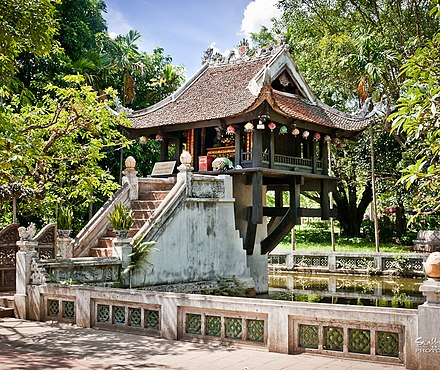
#> input picture One_Pillar_Pagoda_Hanoi.jpg, 440 x 370 px
$ jupyter execute 'Project Cuối Kì (Haar).ipynb'
#> lines starting #> are read from the running program, lines starting #| are printed output that depends on the picture
[cell 1]
import numpy as np
import matplotlib.pyplot as plt
import cv2

image = cv2.imread('One_Pillar_Pagoda_Hanoi.jpg', cv2.IMREAD_GRAYSCALE)
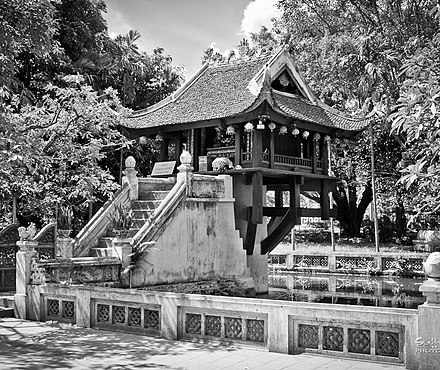
#> image: shape (370, 440); min 0, max 255, mean 119.5
#> (printed output is left out)

[cell 2]
def haar_1d_forward(signal):
    n = len(signal)
    if n == 1:
        return signal.copy()

    # Kiểm tra chiều dài tín hiệu là chẵn
    if n % 2 != 0:
        raise ValueError("Chiều dài tín hiệu phải là lũy thừa của 2.")

    avg = (signal[::2] + signal[1::2]) / np.sqrt(2)  # Hệ số tổng (approximation)
    diff = (signal[::2] - signal[1::2]) / np.sqrt(2)  # Hệ số hiệu (detail)

    # Ghép approximation và detail
    transformed = np.concatenate([avg, diff])
    return transformed

def haar_1d_inverse(transformed):
    n = len(transformed)
    if n == 1:
        return transformed.copy()

    half = n // 2
    avg = transformed[:half]  # Phần approximation
    diff = transformed[half:]  # Phần detail

    # Khôi phục tín hiệu gốc
    original = np.zeros(n)
    original[::2] = (avg + diff) / np.sqrt(2)  # Mẫu chẵn
    original[1::2] = (avg - diff) / np.sqrt(2)  # Mẫu lẻ

    return original

# Ví dụ sử dụng
signal = np.array([1, 2, 3, 4, 5, 6, 7, 8], dtype=float)
print("Tín hiệu gốc:", signal)

# Biến đổi thuận
transformed = haar_1d_forward(signal)
print("Biến đổi Haar:", transformed)

# Biến đổi ngược
reconstructed = haar_1d_inverse(transformed)
print("Tín hiệu khôi phục:", reconstructed)

[cell 3]
def haar_2d_forward(image):
    rows, cols = image.shape
#> rows = 370; cols = 440
    transformed = np.zeros((rows, cols))

    # Biến đổi theo hàng
    for i in range(rows):
        transformed[i, :] = haar_1d_forward(image[i, :])
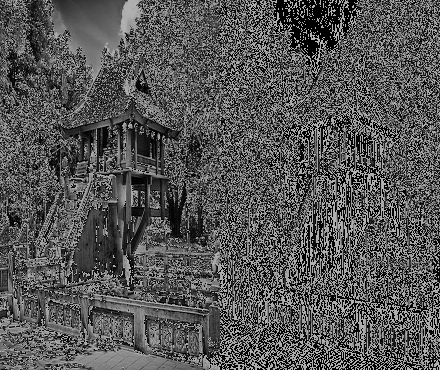
#> transformed: shape (370, 440) float64; min 0, max 180.3, mean 86.1

    # Biến đổi theo cột
    for j in range(cols):
        transformed[:, j] = haar_1d_forward(transformed[:, j])
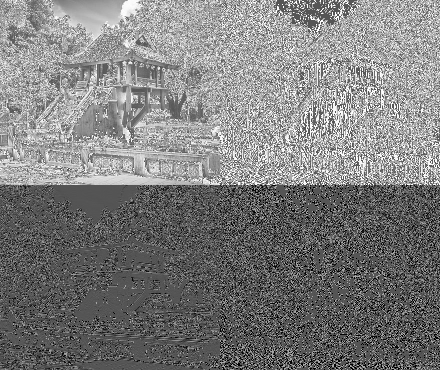
#> transformed: shape (370, 440) float64; min -127.5, max 255, mean 61; drawn with min black and max white
#> (printed output is left out)

    return transformed

def haar_2d_inverse(transformed):
    rows, cols = transformed.shape
#> rows = 370; cols = 440
    image = np.zeros((rows, cols))

    # Biến đổi ngược theo cột
    for j in range(cols):
        image[:, j] = haar_1d_inverse(transformed[:, j])

    # Biến đổi ngược theo hàng
    for i in range(rows):
        image[i, :] = haar_1d_inverse(image[i, :])
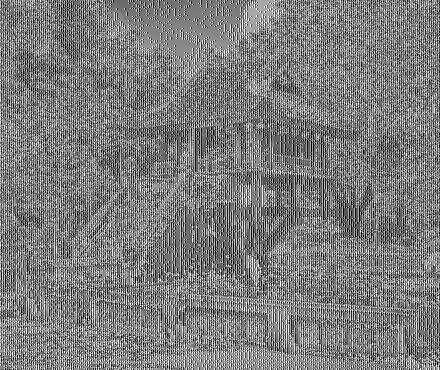
#> image: shape (370, 440) float64; min -127, max 255, mean 60; drawn with min black and max white

    return image

print("Ảnh gốc:\n", image)

# Biến đổi thuận 2D
transformed_2d = haar_2d_forward(image)
print("Biến đổi Haar 2D:\n", transformed_2d)

# Biến đổi ngược 2D
reconstructed_2d = haar_2d_inverse(transformed_2d)
print("Ảnh khôi phục:\n", reconstructed_2d)
#> (printed output is left out)

[cell 4]
# Vẽ ảnh gốc và ảnh khôi phục
plt.figure(figsize=(12, 6))
plt.subplot(1, 2, 1)
plt.imshow(image, cmap='gray')
plt.title('Ảnh gốc')
plt.axis('off')
plt.subplot(1, 2, 2)
plt.imshow(transformed_2d, cmap='gray')
plt.title('Biến đổi Haar 2D')
plt.axis('off')
plt.tight_layout()
plt.show()
